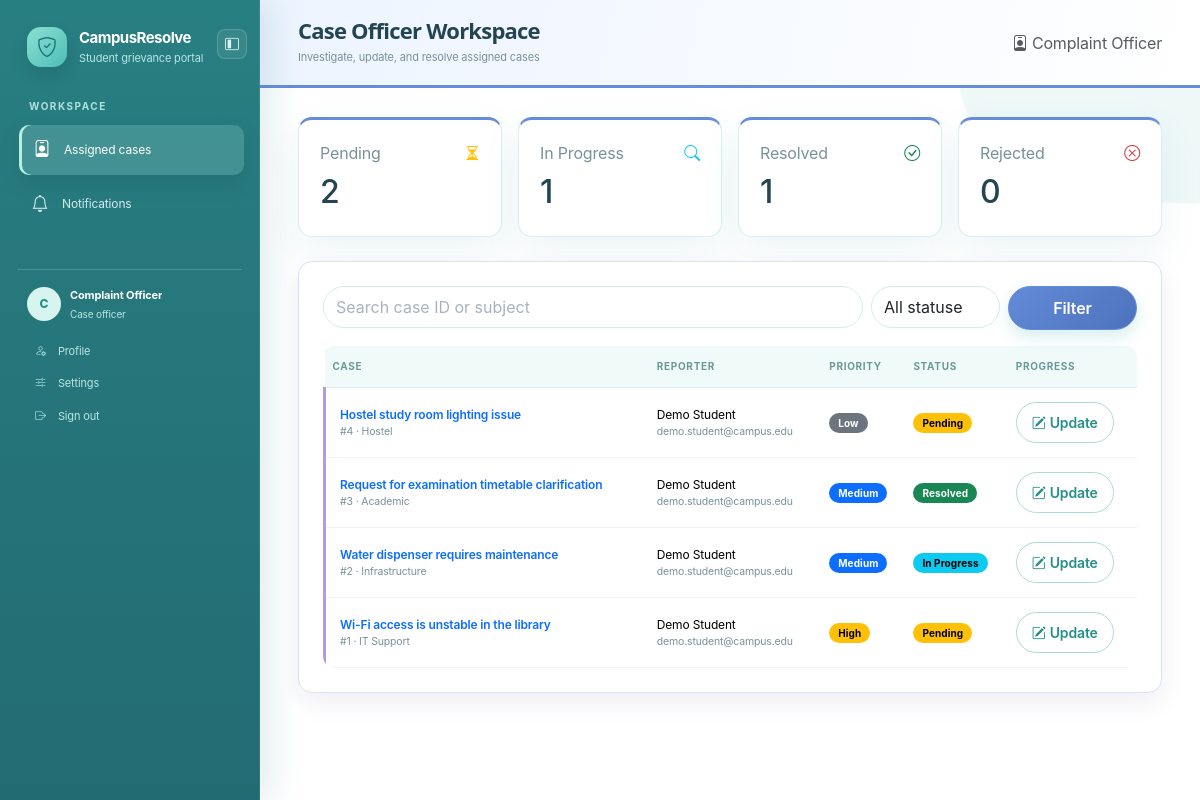
Screenshot of /officer_dashboard.php (signed in) with the database file from the repository.
### tables this page shows
CREATE TABLE IF NOT EXISTS `complaints` (
  `id` INT AUTO_INCREMENT PRIMARY KEY,
  `user_id` INT NOT NULL,
  `department_id` INT DEFAULT NULL,
  `officer_id` INT DEFAULT NULL,
  `subject` VARCHAR(200) NOT NULL,
  `category` VARCHAR(100) NOT NULL,
  `priority` ENUM('Low','Medium','High','Critical') NOT NULL DEFAULT 'Medium',
  `description` TEXT NOT NULL,
  `status` ENUM('Pending','In Progress','Resolved','Rejected') NOT NULL DEFAULT 'Pending',
  `admin_remarks` TEXT DEFAULT NULL,
  `department_remarks` TEXT DEFAULT NULL,
  `officer_remarks` TEXT DEFAULT NULL,
  `resolved_at` TIMESTAMP NULL DEFAULT NULL,
  `created_at` TIMESTAMP DEFAULT CURRENT_TIMESTAMP,
  CONSTRAINT `fk_complaints_user` FOREIGN KEY (`user_id`) REFERENCES `users`(`id`) ON DELETE CASCADE,
  CONSTRAINT `fk_complaints_department` FOREIGN KEY (`department_id`) REFERENCES `departments`(`id`) ON DELETE SET NULL,
  CONSTRAINT `fk_complaints_officer` FOREIGN KEY (`officer_id`) REFERENCES `users`(`id`) ON DELETE SET NULL,
  INDEX `idx_complaints_status` (`status`), INDEX `idx_complaints_department` (`department_id`), INDEX `idx_complaints_officer` (`officer_id`),
  INDEX `idx_complaints_created_at` (`created_at`), INDEX `idx_complaints_user_created` (`user_id`, `created_at`), INDEX `idx_complaints_department_created` (`department_id`, `created_at`), INDEX `idx_complaints_officer_created` (`officer_id`, `created_at`)
);

CREATE TABLE IF NOT EXISTS `users` (
  `id` INT AUTO_INCREMENT PRIMARY KEY,
  `full_name` VARCHAR(100) NOT NULL,
  `email` VARCHAR(150) NOT NULL UNIQUE,
  `password` VARCHAR(255) NOT NULL,
  `role` ENUM('user','admin','department','officer') NOT NULL DEFAULT 'user',
  `department_id` INT DEFAULT NULL,
  `is_active` TINYINT(1) NOT NULL DEFAULT 1,
  `created_at` TIMESTAMP DEFAULT CURRENT_TIMESTAMP,
  CONSTRAINT `fk_users_department` FOREIGN KEY (`department_id`) REFERENCES `departments`(`id`) ON DELETE SET NULL,
  INDEX `idx_users_role_active` (`role`, `is_active`)
);

### includes/role_check.php (called while the page is built, shortened)
<?php
function status_badge_class(string $status): string {
    return ['Pending' => 'warning', 'In Progress' => 'info', 'Resolved' => 'success', 'Rejected' => 'danger'][$status] ?? 'secondary';
}
function priority_badge_class(string $priority): string {
    return ['Low' => 'secondary', 'Medium' => 'primary', 'High' => 'warning', 'Critical' => 'danger'][$priority] ?? 'secondary';
}
?>

### officer_dashboard.php (the view, shortened to what this page needs)
<?php
require_once __DIR__ . '/config.php'; require_once __DIR__ . '/includes/role_check.php'; require_once __DIR__ . '/includes/notification_helper.php'; require_role(['officer']);
$officer_id=(int)$_SESSION['user_id']; $message='';
$status=$_GET['status']??''; $search=trim($_GET['search']??''); $sql='SELECT c.*,u.full_name AS user_name,u.email AS user_email,d.name AS department_name FROM complaints c JOIN users u ON u.id=c.user_id LEFT JOIN departments d ON d.id=c.department_id WHERE c.officer_id=?'; $types='i';$params=[$officer_id]; if(in_array($status,['Pending','In Progress','Resolved','Rejected'],true)){$sql.=' AND c.status=?';$types.='s';$params[]=$status;} if($search!==''){$sql.=' AND (c.subject LIKE ? OR c.description LIKE ?)';$types.='ss';$like="%$search%";$params[]=$like;$params[]=$like;} $sql.=' ORDER BY c.created_at DESC';$stmt=$conn->prepare($sql);$stmt->bind_param($types,...$params);$stmt->execute();$cases=$stmt->get_result()->fetch_all(MYSQLI_ASSOC);$stmt->close();$stats=[];$s=$conn->prepare('SELECT status,COUNT(*) total FROM complaints WHERE officer_id=? GROUP BY status');$s->bind_param('i',$officer_id);$s->execute();foreach($s->get_result() as $r)$stats[$r['status']]=(int)$r['total'];$s->close();
?><!doctype html><html lang="en"><head><link href="https://cdn.jsdelivr.net/npm/bootstrap@5.3.3/dist/css/bootstrap.min.css" rel="stylesheet"><link href="https://cdn.jsdelivr.net/npm/bootstrap-icons@1.11.3/font/bootstrap-icons.css" rel="stylesheet"><link href="assets/css/style.css?v=sidebar-collapse-20260922-1" rel="stylesheet"></head><body class="bg-light role-layout role-officer"><div class="d-flex min-vh-100"><?php include 'includes/sidebar.php';?><main class="flex-grow-1"><header class="bg-white border-bottom p-3 d-flex justify-content-between"><div><h4 class="mb-0">Case Officer Workspace</h4><small class="text-muted">Investigate, update, and resolve assigned cases</small></div><span class="text-muted"><i class="bi bi-person-badge me-1"></i><?=htmlspecialchars($_SESSION['user_name'])?></span></header><div class="container-fluid p-4"><div class="row g-3 mb-4"><?php foreach([['Pending','warning','bi-hourglass-split'],['In Progress','info','bi-search'],['Resolved','success','bi-check-circle'],['Rejected','danger','bi-x-circle']] as $card):?><div class="col-6 col-xl-3"><div class="card border-0 shadow-sm"><div class="card-body"><div class="d-flex justify-content-between"><span class="text-muted"><?=$card[0]?></span><i class="bi <?=$card[2]?> text-<?=$card[1]?>"></i></div><h2 class="mt-2 mb-0"><?= $stats[$card[0]] ?? 0 ?></h2></div></div></div><?php endforeach;?></div><div class="card border-0 shadow-sm"><div class="card-body"><form class="row g-2 mb-3"><div class="col-md-8"><input class="form-control" name="search" value="<?=htmlspecialchars($search)?>" placeholder="Search case ID or subject"></div><div class="col-md-2"><select class="form-select" name="status"><option value="">All statuses</option></select></div><div class="col-md-2"><button class="btn btn-primary w-100">Filter</button></div></form><div class="table-responsive"><table class="table align-middle"><thead><tr><th>Case</th><th>Reporter</th><th>Priority</th><th>Status</th><th>Progress</th></tr></thead><tbody><?php foreach($cases as $c):?><tr><td><a href="view_complaint.php?id=<?=$c['id']?>" class="fw-semibold text-decoration-none"><?=htmlspecialchars($c['subject'])?></a><div class="small text-muted">#<?=$c['id']?> · <?=htmlspecialchars($c['category'])?></div></td><td><?=htmlspecialchars($c['user_name'])?><div class="small text-muted"><?=htmlspecialchars($c['user_email'])?></div></td><td><span class="badge text-bg-<?=priority_badge_class($c['priority'])?>"><?=$c['priority']?></span></td><td><span class="badge text-bg-<?=status_badge_class($c['status'])?>"><?=$c['status']?></span></td><td><button class="btn btn-sm btn-outline-primary" data-bs-toggle="modal" data-bs-target="#case<?=$c['id']?>"><i class="bi bi-pencil-square me-1"></i>Update</button></td></tr><?php endforeach;?></tbody></table></div></div></div></div></main></div></body></html>

### rows the page displays
complaints: subject "Hostel study room lighting issue", id "4", category "Hostel", user.full_name "Demo Student", user.email "demo.student@campus.edu", priority "Low", status "Pending"
complaints: subject "Request for examination timetable clarification", id "3", category "Academic", user.full_name "Demo Student", user.email "demo.student@campus.edu", priority "Medium", status "Resolved"
complaints: subject "Water dispenser requires maintenance", id "2", category "Infrastructure", user.full_name "Demo Student", user.email "demo.student@campus.edu", priority "Medium", status "In Progress"
complaints: subject "Wi-Fi access is unstable in the library", id "1", category "IT Support", user.full_name "Demo Student", user.email "demo.student@campus.edu", priority "High", status "Pending"

### other values shown
$label "Assigned cases Notifications"
$initial "C"
$_SESSION['user_name'] "Complaint Officer"
$role_label "Case officer"
$card[0] "Pending"
$stats[$card[0]] "2"
$card[0] "In Progress"
$stats[$card[0]] "1"
$card[0] "Resolved"
$card[0] "Rejected"
$stats[$card[0]] "0"
